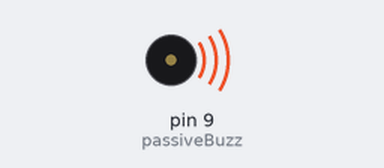
The sketch below on a simulated Arduino Uno, built with avr-gcc and run on an emulated ATmega328P. On the bench: buzzer (waves = sounding).

Above: at 0.1 s.
Timing chart, 0 to 1.6 s (numbered marks = the images above):
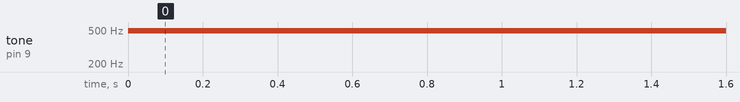

The sketch:

2_buzzer.ino
```cpp
/* working with passive buzzer and controlling volume by writing code */

int passiveBuzz = 9; // pin number used for special analog write

void setup()
{
    // put your setup code here, to run once:
    pinMode(passiveBuzz, OUTPUT);
    Serial.begin(9600);
}

void loop()
{
    // put your main code here, to run repeatedly:
    analogWrite(passiveBuzz, 10); // turn on buzz. value larger volume gets larger
    delay(500);
    analogWrite(passiveBuzz, 0); // turn off buzz.
    delay(500);
    analogWrite(passiveBuzz, 8);
    delay(500);
    analogWrite(passiveBuzz, 0); // turn off buzz.
    delay(500);
    analogWrite(passiveBuzz, 6);
    delay(500);
    analogWrite(passiveBuzz, 0); // turn off buzz.
    delay(500);
    analogWrite(passiveBuzz, 4);
    delay(500);
    analogWrite(passiveBuzz, 0); // turn off buzz.
    delay(500);
    analogWrite(passiveBuzz, 2);
    delay(500);
}
```

Measured:
- by itself, tone on pin 9 (passiveBuzz): silent → 490 Hz at 0.00 s
